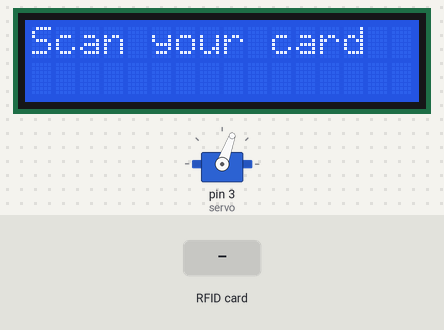
Simulated run of this sketch. Board: Arduino Uno, built with avr-gcc and run on an emulated ATmega328P. On the bench: servo, 16×2 character LCD. The test bench sets the inputs (shaded band). What the sketch prints to the serial monitor is not drawn.

Above: at 3.3 s.
3.4 s: RFID card 8C EB 09 29 held to the reader
At 4.4 s:
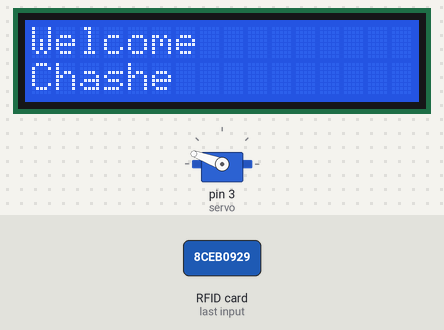
At 7.1 s:
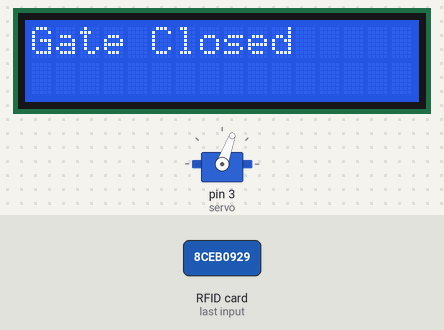
7.9 s: RFID card C1 4C E7 06 held to the reader
At 9.7 s:
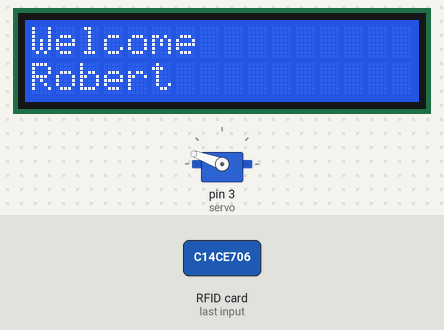
Timing chart, 0 to 13.5 s (numbered marks = the images above; inputs shaded):
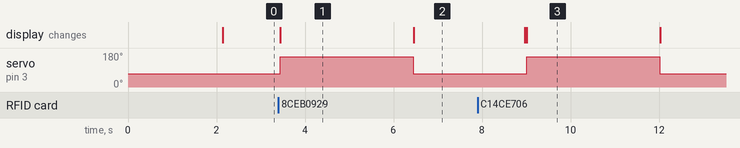

Measured:
- after the input at 3.4 s, servo on pin 3 (servo): 70° → 160° after 0.05 s, → 70° 3.0 s later; the display: changes after 0.05 s (image 1)
- after the input at 7.9 s, servo on pin 3 (servo): 70° → 160° after 1.1 s, → 70° 3.0 s later; the display: first differs from a run without the input after 1.1 s (image 3)
- what the display in image 1 shows lasts 3.1 s, from 3.4 s to 6.5 s

The sketch:

Amogus.ino
```cpp
#include <Servo.h>
#include <LiquidCrystal_I2C.h>
#include <SPI.h>
#include <MFRC522.h>

#define SS_PIN 10
#define RST_PIN 9

// Known UIDs
String UIDs[] = {
  "8C EB 09 29",
  "C1 4C E7 06",
  "94 4A CA 6C",
  "CE D5 F1 05",
  "77 AF 64 47"
};

// Names
String names[] = {
  "Chashe",
  "Robert",
  "Romero",
  "Gillane",
  "Albert"
};

bool inside[] = { false, false, false, false, false };
int totalUsers = 5;

Servo servo;
LiquidCrystal_I2C lcd(0x27, 16, 2);
MFRC522 rfid(SS_PIN, RST_PIN);

void setup() {
  Serial.begin(9600);

  servo.attach(3);
  servo.write(70);

  lcd.init();
  lcd.backlight();

  SPI.begin();
  rfid.PCD_Init();

  lcd.setCursor(0,0);
  lcd.print("System Ready");
  delay(2000);
  lcd.clear();
}

void loop() {

  lcd.setCursor(0,0);
  lcd.print("Scan your card ");

  // Wait for card
  if (!rfid.PICC_IsNewCardPresent()) return;
  if (!rfid.PICC_ReadCardSerial()) return;

  lcd.clear();
  lcd.print("Scanning...");

  String ID = "";
  ID.reserve(30); // helps memory

  // Read UID
  for (byte i = 0; i < rfid.uid.size; i++) {
    if (rfid.uid.uidByte[i] < 0x10) ID += "0";
    ID += String(rfid.uid.uidByte[i], HEX);
    if (i < rfid.uid.size - 1) ID += " ";
  }

  ID.toUpperCase();

  // 🔥 SEND TO PYTHON
  Serial.print("UID: ");
  Serial.println(ID);

  bool found = false;

  // Check user locally (for LCD + servo only)
  for (int i = 0; i < totalUsers; i++) {
    if (ID == UIDs[i]) {
      found = true;

      if (!inside[i]) {
        inside[i] = true;
        enterMessage(names[i]);
      } else {
        inside[i] = false;
        exitMessage();
      }
      break;
    }
  }

  if (!found) {
    deniedMessage();
  }

  rfid.PICC_HaltA();
  rfid.PCD_StopCrypto1();

  delay(1000);
  lcd.clear();
}

// ================= FUNCTIONS =================

void enterMessage(String name) {
  lcd.clear();
  lcd.setCursor(0,0);
  lcd.print("Welcome");
  lcd.setCursor(0,1);
  lcd.print(name);

  servo.write(160);
  delay(3000);
  servo.write(70);

  lcd.clear();
  lcd.print("Gate Closed");
  delay(1500);
}

void exitMessage() {
  lcd.clear();
  lcd.setCursor(0,0);
  lcd.print("Goodbye!");

  servo.write(160);
  delay(3000);
  servo.write(70);

  lcd.clear();
  lcd.print("Gate Closed");
  delay(1500);
}

void deniedMessage() {
  lcd.clear();
  lcd.setCursor(0,0);
  lcd.print("Access Denied");
  delay(2000);
}
```
